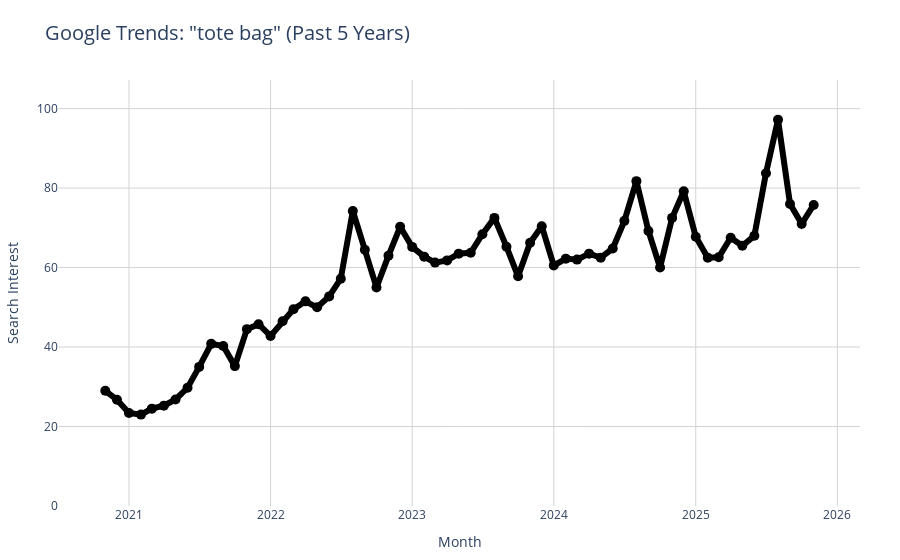

Write notebook code for a chart like this one.
### Code cell
import pandas as pd
from pytrends.request import TrendReq
import plotly.express as px

# 1. Connect to Google Trends
pytrends = TrendReq(hl='en-US', tz=0)

# 2. Set keyword and timeframe for the past 5 years
keyword = ["tote bag"]
pytrends.build_payload(keyword, timeframe="today 5-y", geo="", gprop="")

# 3. Fetch interest over time
df = pytrends.interest_over_time()
df = df.reset_index()

# 4. Aggregate monthly
df['month'] = df['date'].dt.to_period('M')
monthly_df = df.groupby('month')[keyword].mean().reset_index()
monthly_df['month'] = monthly_df['month'].dt.to_timestamp()

# 5. Create interactive plot
fig = px.line(monthly_df, x='month', y='tote bag', markers=True,
              title='Google Trends: "tote bag" (Past 5 Years)',
              labels={'month': 'Month', 'tote bag': 'Search Interest'})

# 6. Customize colors, line thickness, and layout (black line and dots)
fig.update_traces(marker=dict(size=10, color='black'),
                  line=dict(color='black', width=6))

fig.update_layout(
    plot_bgcolor='white',
    paper_bgcolor='white',
    xaxis=dict(showline=False, showgrid=True, gridcolor='lightgray', zeroline=False),
    yaxis=dict(showline=False, showgrid=True, gridcolor='lightgray', zeroline=False,
               range=[0, monthly_df['tote bag'].max() + 10]),
    title=dict(font=dict(size=20)),
    margin=dict(l=40, r=40, t=80, b=40)
)

fig.show()

### Figure 1 — Plotly figure (JSON) as saved in the notebook; plotly's stock layout.template omitted (floating-point values rounded to 4 significant figures)
{"data": [{"hovertemplate": "Month=%{x}<br>Search Interest=%{y}<extra></extra>", "legendgroup": "", "line": {"color": "black", "dash": "solid", "width": 6}, "marker": {"color": "black", "size": 10, "symbol": "circle"}, "mode": "lines+markers", "name": "", "orientation": "v", "showlegend": false, "type": "scatter", "x": ["2020-11-01T00:00:00", "2020-12-01T00:00:00", "2021-01-01T00:00:00", "2021-02-01T00:00:00", "2021-03-01T00:00:00", "2021-04-01T00:00:00", "2021-05-01T00:00:00", "2021-06-01T00:00:00", "2021-07-01T00:00:00", "2021-08-01T00:00:00", "2021-09-01T00:00:00", "2021-10-01T00:00:00", "2021-11-01T00:00:00", "2021-12-01T00:00:00", "2022-01-01T00:00:00", "2022-02-01T00:00:00", "2022-03-01T00:00:00", "2022-04-01T00:00:00", "2022-05-01T00:00:00", "2022-06-01T00:00:00", "2022-07-01T00:00:00", "2022-08-01T00:00:00", "2022-09-01T00:00:00", "2022-10-01T00:00:00", "2022-11-01T00:00:00", "2022-12-01T00:00:00", "2023-01-01T00:00:00", "2023-02-01T00:00:00", "2023-03-01T00:00:00", "2023-04-01T00:00:00", "2023-05-01T00:00:00", "2023-06-01T00:00:00", "2023-07-01T00:00:00", "2023-08-01T00:00:00", "2023-09-01T00:00:00", "2023-10-01T00:00:00", "2023-11-01T00:00:00", "2023-12-01T00:00:00", "2024-01-01T00:00:00", "2024-02-01T00:00:00", "2024-03-01T00:00:00", "2024-04-01T00:00:00", "2024-05-01T00:00:00", "2024-06-01T00:00:00", "2024-07-01T00:00:00", "2024-08-01T00:00:00", "2024-09-01T00:00:00", "2024-10-01T00:00:00", "2024-11-01T00:00:00", "2024-12-01T00:00:00", "2025-01-01T00:00:00", "2025-02-01T00:00:00", "2025-03-01T00:00:00", "2025-04-01T00:00:00", "2025-05-01T00:00:00", "2025-06-01T00:00:00", "2025-07-01T00:00:00", "2025-08-01T00:00:00", "2025-09-01T00:00:00", "2025-10-01T00:00:00", "2025-11-01T00:00:00"], "xaxis": "x", "y": [29, 26.75, 23.4, 23, 24.5, 25.25, 26.8, 29.75, 35, 40.8, 40.25, 35.2, 44.5, 45.75, 42.8, 46.5, 49.5, 51.5, 50, 52.75, 57.2, 74.25, 64.5, 55, 63, 70.25, 65.2, 62.75, 61.25, 61.8, 63.5, 63.75, 68.4, 72.5, 65.25, 57.8, 66.25, 70.4, 60.5, 62.25, 62, 63.5, 62.5, 64.8, 71.75, 81.75, 69.2, 60, 72.5, 79.2, 67.75, 62.5, 62.6, 67.5, 65.5, 68, 83.75, 97.2, 76, 71, 75.75], "yaxis": "y"}], "layout": {"legend": {"tracegroupgap": 0}, "margin": {"b": 40, "l": 40, "r": 40, "t": 80}, "paper_bgcolor": "white", "plot_bgcolor": "white", "title": {"font": {"size": 20}, "text": "Google Trends: \"tote bag\" (Past 5 Years)"}, "xaxis": {"anchor": "y", "domain": [0, 1], "gridcolor": "lightgray", "showgrid": true, "showline": false, "title": {"text": "Month"}, "zeroline": false}, "yaxis": {"anchor": "x", "domain": [0, 1], "gridcolor": "lightgray", "range": [0, 107.2], "showgrid": true, "showline": false, "title": {"text": "Search Interest"}, "zeroline": false}}}
